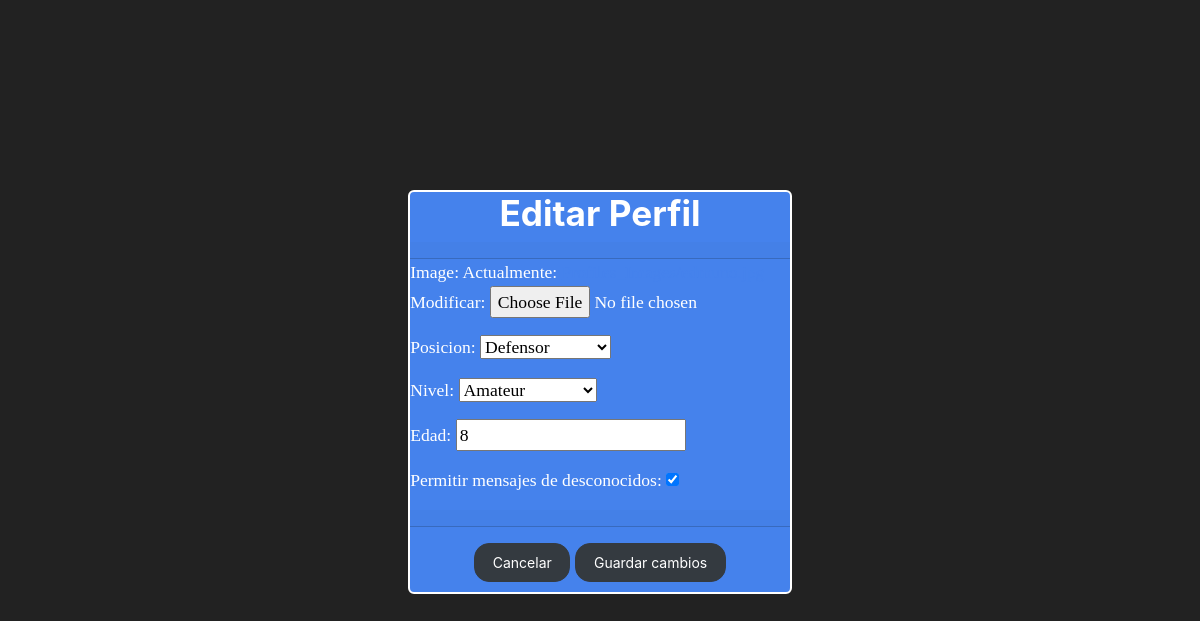
Page /profile-edit/ardusso1/ (signed in) on the earlier database version.
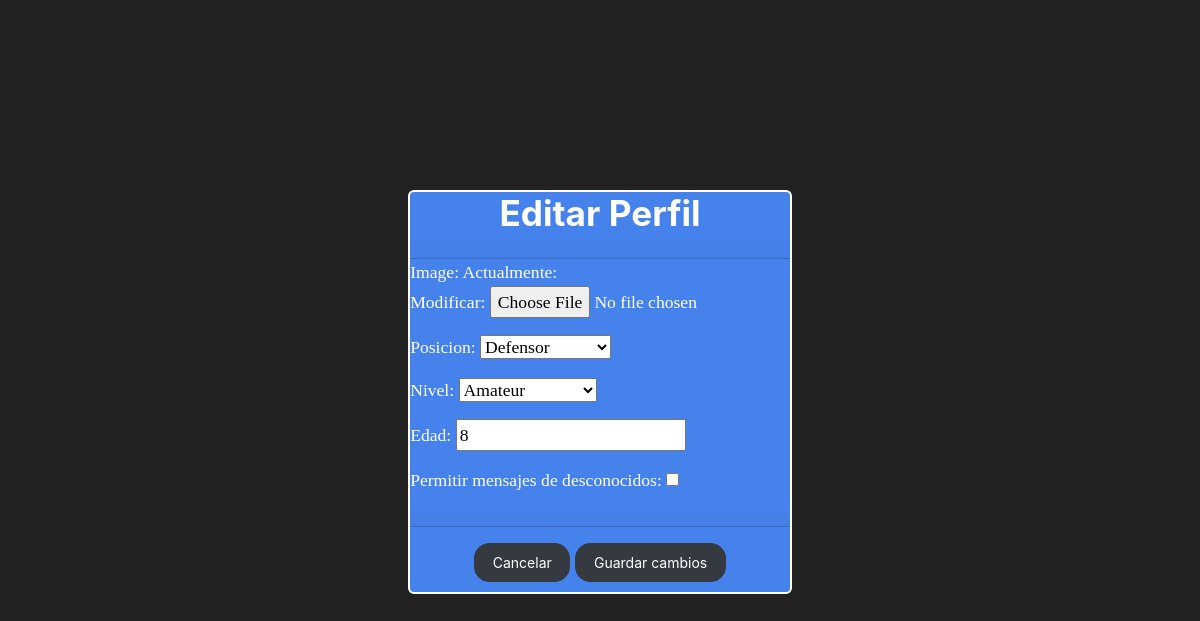
Same page on the later database version.
### sitio/models.py (models this page shows, shortened)
class Profile(models.Model):
    user = models.OneToOneField(User, on_delete=models.CASCADE, null=True, blank=True)
    image = models.ImageField(upload_to="Profiles_Images", default='user.png')
    posicion = models.ForeignKey(Posicion, on_delete=models.CASCADE, null=True, blank=True)
    nivel = models.ForeignKey(Nivel, on_delete=models.CASCADE, null=True, blank=True)
    edad = models.IntegerField(null=True, blank=True, validators=[MinValueValidator(1)])
    estado = models.CharField(max_length=50, default='activo')
    permitir_mensajes_de_desconocidos = models.BooleanField(default=True)

### sitio/views.py (the view)
# urls.py: path('profile-edit/<str:username>/', views.profile_edit),
@login_required
def profile_edit(request, username=None):
    user = User.objects.get(username=username)
    profile = Profile.objects.get(user=user)
    if request.user != user:
        return redirect('profile', username=username)
    if request.method == "POST":
        form = ProfileEditForm(request.POST,  request.FILES, instance=profile)
        if form.is_valid():
            form.save()
            return redirect('profile', username=username)
    else:
        form = ProfileEditForm(instance=profile)
    return render(request, 'profile_edit.html', {'form': form})

### sitio/forms.py
class ProfileEditForm(forms.ModelForm):
    class Meta:
        model = Profile
        fields = ['image', 'posicion', 'nivel', 'edad', 'permitir_mensajes_de_desconocidos']

### sitio/models.py (called while the page is built)
    def __str__(self):
        return self.nombre

    def __str__(self):
        return self.nombre

### sitio/templates/profile_edit.html (shortened to what this page needs)
{% extends 'base.html' %}
{% load static %}
{% block content %}
<div class="container d-flex justify-content-center align-items-center" style="height: 100vh;">
    <div class="card text-white bg-primary mb-3" style="border: 2px solid white;">
        <h2 class="text-center">Editar Perfil</h2>
        <div class="card-header text-center"></div>
        <form method="post" class="register-form" enctype="multipart/form-data" id="profile-edit-form">
            {{ form.as_p }}
            <div class="card-header text-center display-4"></div>
                <div class="text-center mt-3">
                  <button type="button" class="btn btn-dark btn-block" id="cancel-button">Cancelar</button>
                  <button type="submit" class="btn btn-dark">Guardar cambios</button>
                </div>
        </form>
    </div>
</div>
{% endblock %}

Differences in the rows shown:
changed Profile "Defensor": permitir_mensajes_de_desconocidos "☑" → "☐"
